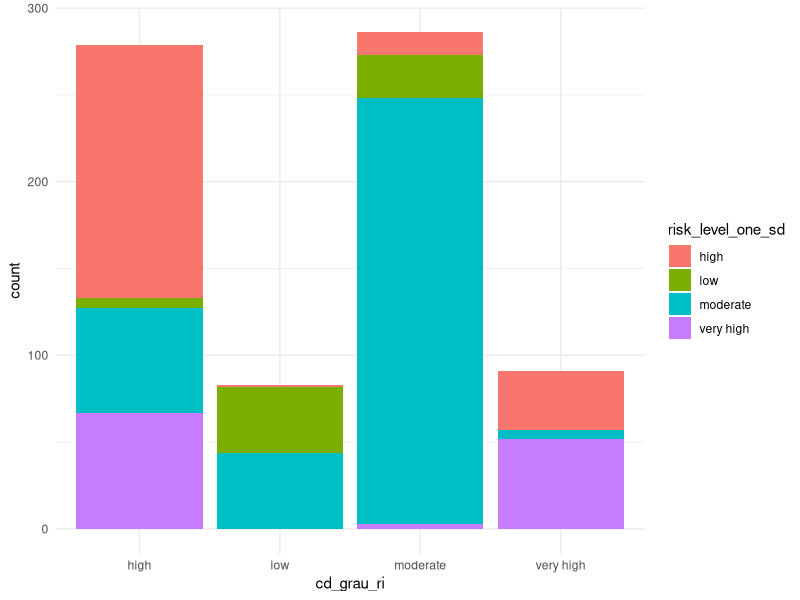

Reproduce this figure in R.
## ---- chunk 1
knitr::opts_chunk$set(echo = TRUE)
## ---- chunk 2
library(readxl)
library(tidyverse)
library(ggplot2)

df <- read_excel("risk_value_final_version_20210403.xlsx")

df_comparision <- df %>%
  select(sg_setor_r, cd_grau_ri,value_natural_angle:new_risk_level_natural)
## ---- chunk 3
## comparing multiple categorical variables
## 1 - Contingency tables

Table1 <- table(df_comparision$cd_grau_ri, df_comparision$risk_level_one_sd)
Table1

## 2 - Proportion overall
prop.table(Table1)
## 3 proportion adds up to 1 for each row  (normalize by each row)
prop.table(Table1, 1)
## 4 Proportion adds up to 1 for each column (normalize by each column)
prop.table(Table1, 2)
### 5  Percentatge
100*prop.table(Table1, 2)

## ---- chunk 4
chisq.test(df_comparision$cd_grau_ri, df_comparision$risk_level_one_sd)


## ---- chunk 5
ggplot(df_comparision) +
  aes(x = cd_grau_ri, fill = risk_level_one_sd) +
  geom_bar() +
  scale_fill_hue() +
  theme_minimal()



